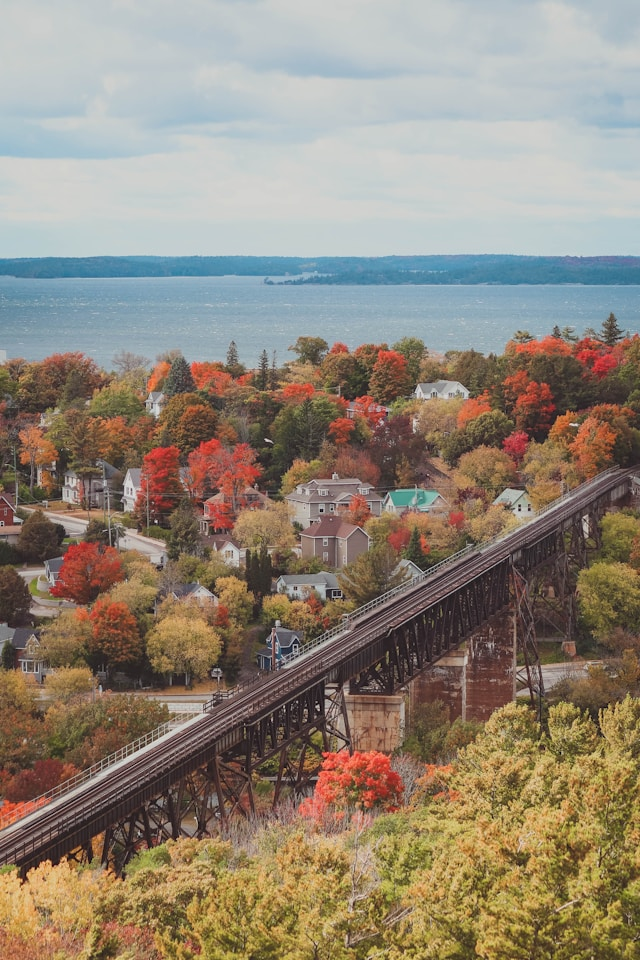
#> input picture lab_8/IMG/4.jpg, 640 x 960 px
$ python main2.py
#> lines starting #> are read from the running program, lines starting #| are printed output that depends on the picture
import matplotlib.pyplot as plt
import scipy.fftpack
import numpy as np
import cv2


def RLE_encode(img):
    shape = np.array([len(img.shape)])
    shape = np.concatenate([shape, img.shape])

    img = img.flatten()

    output = np.empty(np.prod(img.shape) * 2, dtype=int)
    j = 0
    count = 1

    for i in range(1, len(img)):
        if img[i] == img[i - 1]:
            count += 1
        else:
            output[[j, j + 1]] = img[i - 1], count
            j += 2
            count = 1

    output[[j, j + 1]] = img[-1], count
    j += 2
    output = output[:j]

    output = np.concatenate([shape, output])
    return output


def RLE_decode(data):
    if data[0] == 2:
        shape = data[1:3]
        data = data[3:]
    elif data[0] == 3:
        shape = data[1:4]
        data = data[4:]
    elif data[0] == 1:
        shape = data[1:2]
        data = data[2:]
    else:
        raise ValueError("Invalid data")

    output = np.empty(np.prod(shape), dtype=int)
    j = 0

    for i in range(0, len(data), 2):
        output[j : j + data[i + 1]] = data[i]
        j += data[i + 1]

    output = np.reshape(output, shape)

    return output


def read_image(path):
#> called with path = 'IMG/4.jpg'
    img = cv2.imread(path)
#> img is the input picture: shape (960, 640, 3); mean B, G, R 119, 133.5, 144.8
    img = cv2.cvtColor(img, cv2.COLOR_BGR2RGB)

    return img


def clip_image(img, row_start, row_end, col_start, col_end):
    return img[row_start:row_end, col_start:col_end, :]


class ver1:
    Y = np.array([])
    Cb = np.array([])
    Cr = np.array([])
    ChromaRatio = "4:4:4"
    QY = np.ones((8, 8))
    QC = np.ones((8, 8))
    shape = (0, 0, 3)


QY = np.array(
    [
        [16, 11, 10, 16, 24, 40, 51, 61],
        [12, 12, 14, 19, 26, 58, 60, 55],
        [14, 13, 16, 24, 40, 57, 69, 56],
        [14, 17, 22, 29, 51, 87, 80, 62],
        [18, 22, 37, 56, 68, 109, 103, 77],
        [24, 36, 55, 64, 81, 104, 113, 92],
        [49, 64, 78, 87, 103, 121, 120, 101],
        [72, 92, 95, 98, 112, 100, 103, 99],
    ]
)

QC = np.array(
    [
        [17, 18, 24, 47, 99, 99, 99, 99],
        [18, 21, 26, 66, 99, 99, 99, 99],
        [24, 26, 56, 99, 99, 99, 99, 99],
        [47, 66, 99, 99, 99, 99, 99, 99],
        [99, 99, 99, 99, 99, 99, 99, 99],
        [99, 99, 99, 99, 99, 99, 99, 99],
        [99, 99, 99, 99, 99, 99, 99, 99],
        [99, 99, 99, 99, 99, 99, 99, 99],
    ]
)

QN = np.ones((8, 8))


def dct2(block):
    return scipy.fftpack.dct(
        scipy.fftpack.dct(block.astype(float) - 128, axis=0, norm="ortho"),
        axis=1,
        norm="ortho",
    )


def idct2(block):
    return (
        scipy.fftpack.idct(
            scipy.fftpack.idct(block.astype(float), axis=0, norm="ortho"),
            axis=1,
            norm="ortho",
        )
        + 128
    )


def quantize(block, Q):
    return np.round(block / Q).astype(int)


def dequantize(block, Q):
    return block * Q


def zigzag(A):
    template = np.array(
        [
            [0, 1, 5, 6, 14, 15, 27, 28],
            [2, 4, 7, 13, 16, 26, 29, 42],
            [3, 8, 12, 17, 25, 30, 41, 43],
            [9, 11, 18, 24, 31, 40, 44, 53],
            [10, 19, 23, 32, 39, 45, 52, 54],
            [20, 22, 33, 38, 46, 51, 55, 60],
            [21, 34, 37, 47, 50, 56, 59, 61],
            [35, 36, 48, 49, 57, 58, 62, 63],
        ]
    )
    if len(A.shape) == 1:
        B = np.zeros((8, 8))
        for r in range(0, 8):
            for c in range(0, 8):
                B[r, c] = A[template[r, c]]
    else:
        B = np.zeros((64,))
        for r in range(0, 8):
            for c in range(0, 8):
                B[template[r, c]] = A[r, c]
    return B


def chromaSubsample(channel, Ratio="4:4:4"):
    if Ratio == "4:4:4":
        return channel
    elif Ratio == "4:2:2":
        return channel[:, ::2]


def chromaResample(channel, Ratio="4:4:4"):
    if Ratio == "4:4:4":
        return channel
    elif Ratio == "4:2:2":
        return np.repeat(channel, 2, axis=1)


def CompressBlock(block, Q):
    block_dct = dct2(block)
    block_quantized = quantize(block_dct, Q)
    block_zigzag = zigzag(block_quantized)

    return block_zigzag


def CompressLayer(L, Q):
    S = np.array([])
    for w in range(0, L.shape[0], 8):
        for k in range(0, L.shape[1], 8):
            block = L[w : (w + 8), k : (k + 8)]
            S = np.append(S, CompressBlock(block, Q))

    S_RLE = RLE_encode(S)

    return S_RLE


def DecompressBlock(block, Q):
    block_izigzag = zigzag(block)
    block_dequantized = dequantize(block_izigzag, Q)
    block_idct = idct2(block_dequantized)

    return block_idct


def DecompressLayer(S_RLE, Q, Ratio, shape):
    L = np.zeros((shape[0], shape[1]))

    S = RLE_decode(S_RLE)

    i = 0
    for w in range(0, L.shape[0], 8):
        for k in range(0, L.shape[1], 8):
            vector = S[i : i + 64]
            L[w : (w + 8), k : (k + 8)] = DecompressBlock(vector, Q)
            i += 64

    return L


def compress_image(img_rgb, QY=np.ones((8, 8)), QC=np.ones((8, 8)), Ratio="4:4:4"):
    img_ycrcb = cv2.cvtColor(img_rgb, cv2.COLOR_RGB2YCrCb)

    JPEG = ver1()
    JPEG.Y = img_ycrcb[:, :, 0]
    JPEG.Cr = img_ycrcb[:, :, 1]
    JPEG.Cb = img_ycrcb[:, :, 2]
    JPEG.ChromaRatio = Ratio
    JPEG.QY = QY
    JPEG.QC = QC
    JPEG.shape = img_rgb.shape

    JPEG.Cr = chromaSubsample(JPEG.Cr, JPEG.ChromaRatio)
    JPEG.Cb = chromaSubsample(JPEG.Cb, JPEG.ChromaRatio)

    JPEG.Y = CompressLayer(JPEG.Y, JPEG.QY)
    JPEG.Cr = CompressLayer(JPEG.Cr, JPEG.QC)
    JPEG.Cb = CompressLayer(JPEG.Cb, JPEG.QC)

    return JPEG


def decompress_image(JPEG):
    Y = DecompressLayer(JPEG.Y, JPEG.QY, JPEG.ChromaRatio, JPEG.shape)

    if JPEG.ChromaRatio == "4:2:2":
        shape = (JPEG.shape[0], JPEG.shape[1] // 2)
    else:
        shape = JPEG.shape

    Cr = DecompressLayer(JPEG.Cr, JPEG.QC, JPEG.ChromaRatio, shape)
    Cb = DecompressLayer(JPEG.Cb, JPEG.QC, JPEG.ChromaRatio, shape)

    Cr = chromaResample(Cr, JPEG.ChromaRatio)
    Cb = chromaResample(Cb, JPEG.ChromaRatio)

    decompressed_ycrcb = np.dstack([Y, Cr, Cb]).clip(0, 255).astype(np.uint8)
    decompressed_rgb = cv2.cvtColor(decompressed_ycrcb, cv2.COLOR_YCrCb2RGB)

    return decompressed_rgb


def generate_plot(PRZED_RGB, PO_RGB, suptitle=""):
    fig, axs = plt.subplots(4, 2, sharey=True)
    fig.suptitle(suptitle)
    fig.set_size_inches(9, 13)
    fig.tight_layout()

    for ax in axs.flat:
        ax.axis("off")

    axs[0, 0].set_title("PRZED")
    axs[0, 0].imshow(PRZED_RGB)
    PRZED_YCrCb = cv2.cvtColor(PRZED_RGB, cv2.COLOR_RGB2YCrCb)
    axs[1, 0].imshow(PRZED_YCrCb[:, :, 0], cmap=plt.cm.gray)
    axs[1, 0].set_title("Y")
    axs[2, 0].imshow(PRZED_YCrCb[:, :, 1], cmap=plt.cm.gray)
    axs[2, 0].set_title("Cr")
    axs[3, 0].imshow(PRZED_YCrCb[:, :, 2], cmap=plt.cm.gray)
    axs[3, 0].set_title("Cb")

    axs[0, 1].set_title("PO")
    axs[0, 1].imshow(PO_RGB)
    PO_YCrCb = cv2.cvtColor(PO_RGB, cv2.COLOR_RGB2YCrCb)
    axs[1, 1].imshow(PO_YCrCb[:, :, 0], cmap=plt.cm.gray)
    axs[1, 1].set_title("Y")
    axs[2, 1].imshow(PO_YCrCb[:, :, 1], cmap=plt.cm.gray)
    axs[2, 1].set_title("Cr")
    axs[3, 1].imshow(PO_YCrCb[:, :, 2], cmap=plt.cm.gray)
    axs[3, 1].set_title("Cb")

    return fig


def test():
    img = read_image("IMG/4.jpg")
    img = clip_image(img, 500, 628, 400, 528)

    plt.imshow(img)
    plt.axis("off")
    plt.show()


def main():
    img_name = "4"
    img = read_image(f"IMG/{img_name}.jpg")

    TITLES = ["4:4:4 QY, QC", "4:4:4 QN", "4:2:2 QY, QC", "4:2:2 QN"]

    fragments = [
        [0, 128, 0, 128],
        [286, 414, 256, 384],
        [400, 528, 350, 478],
        [500, 628, 400, 528]
    ]

    for i, fragment in enumerate(fragments):
        img_c = clip_image(img, *fragment)

        compressed1 = compress_image(img_c, QY, QC, "4:4:4")
        decompressed1 = decompress_image(compressed1)

        compressed2 = compress_image(img_c, QN, QN, "4:4:4")
        decompressed2 = decompress_image(compressed2)

        compressed3 = compress_image(img_c, QY, QC, "4:2:2")
        decompressed3 = decompress_image(compressed3)

        compressed4 = compress_image(img_c, QN, QN, "4:2:2")
        decompressed4 = decompress_image(compressed4)

        decompressed = [decompressed1, decompressed2, decompressed3, decompressed4]

        for j, d in enumerate(decompressed):
            title = TITLES[j]
            fig = generate_plot(img_c, d, title)
            fig.savefig(f"OUTPUT/{img_name}_{j+1}_fragment_{i+1}.png")
#> this loop made 4 passes
#> pass 1, in main, `img_c = clip_image(img, *fragment)`:
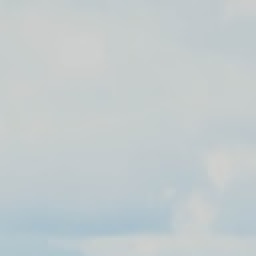
#> img_c: shape (128, 128, 3) (shown 2 times larger); mean R, G, B 194.4, 202.7, 204.6
#> pass 1, in compress_image, `JPEG.Cr = img_ycrcb[:, :, 1]`:
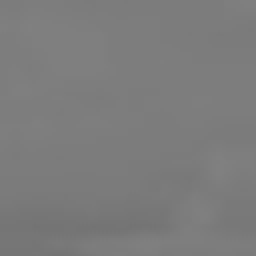
#> JPEG.Cr: shape (128, 128) (shown 2 times larger); min 115, max 128, mean 123.7
#> pass 1, in main, `fig.savefig(f"OUTPUT/{img_name}_{j+1}_fragment_{i+1}.png")`:
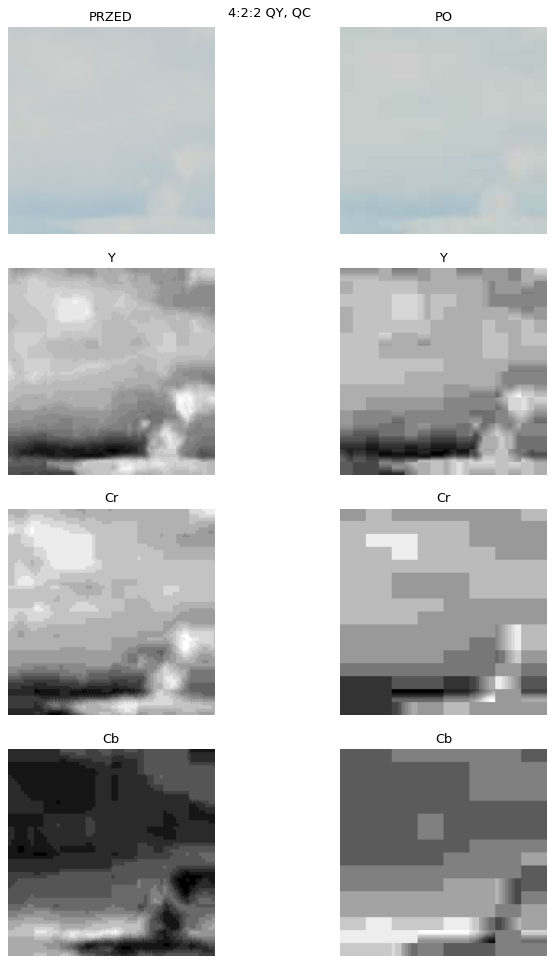
#> figure drawn by matplotlib, 8 panels
#> pass 2, in main, `fig.savefig(f"OUTPUT/{img_name}_{j+1}_fragment_{i+1}.png")`:
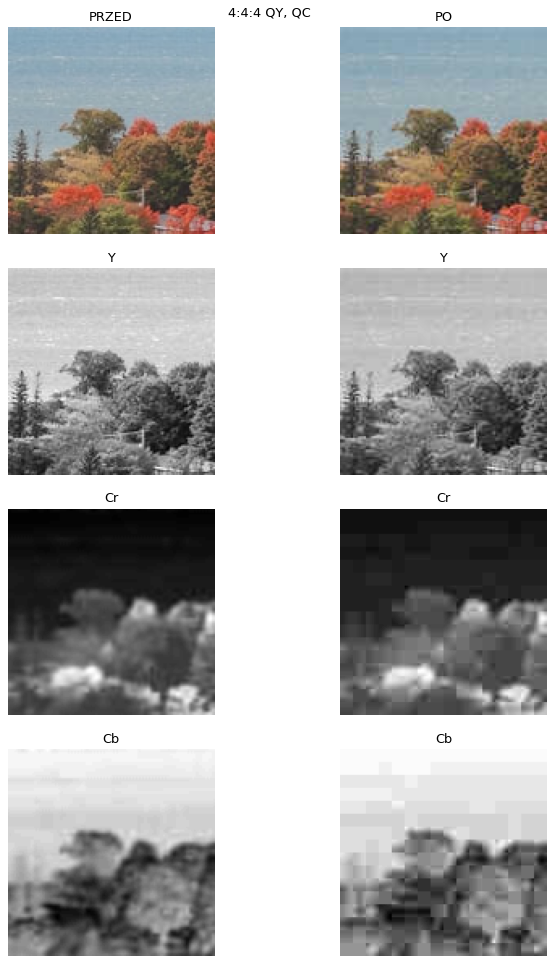
#> figure drawn by matplotlib, 8 panels
#> after the loop:
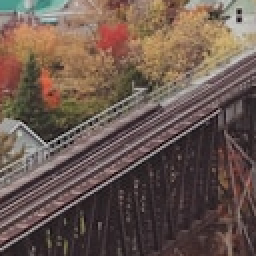
#> img_c: shape (128, 128, 3) (shown 2 times larger); mean R, G, B 107.1, 88.4, 79.5


if __name__ == "__main__":
    main()
    # test()
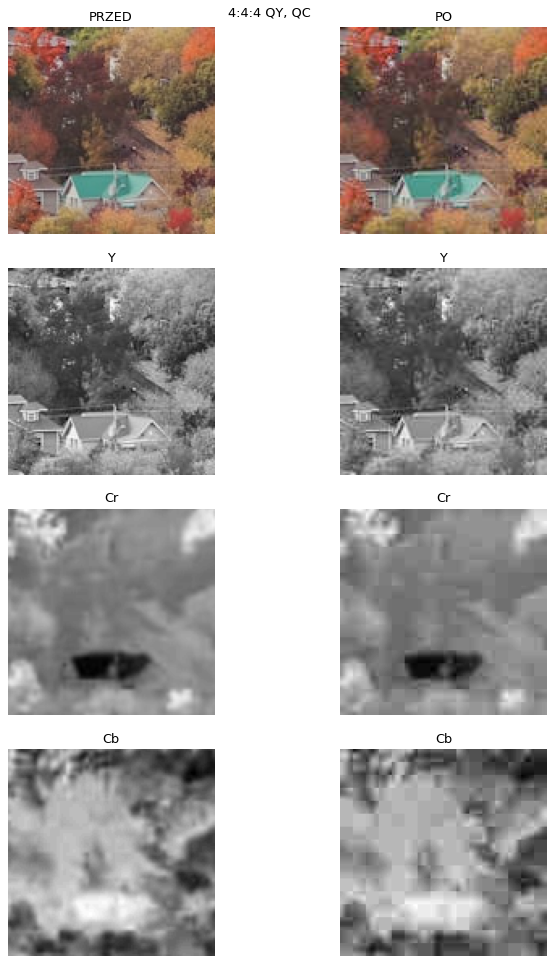
#> figure drawn by matplotlib, 8 panels
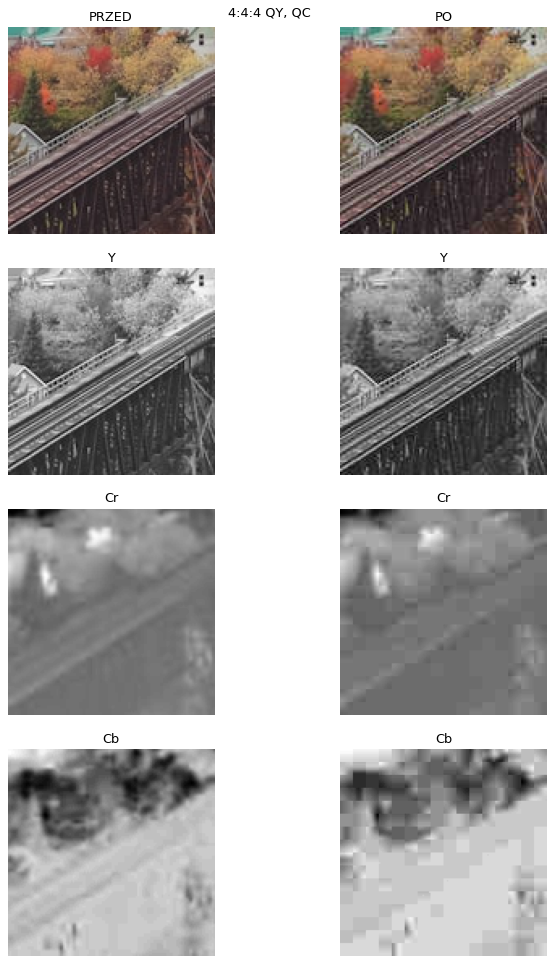
#> figure drawn by matplotlib, 8 panels
